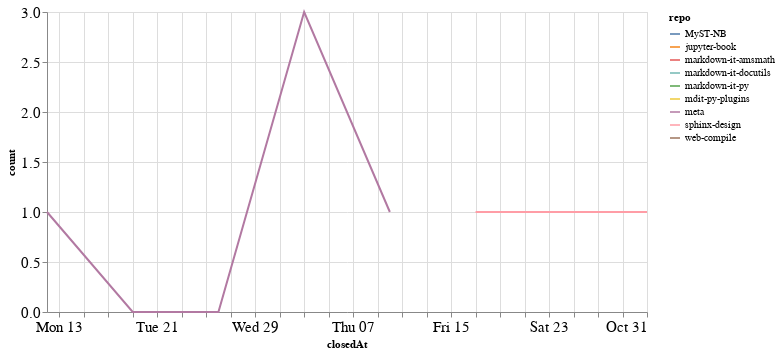

Source (notebook cell):
### Code cell
closed_by_time = closed_by.groupby('repo').resample('W', on='closedAt').count()['author'].reset_index()
closed_by_time = closed_by_time.rename(columns={'author': 'count'})

alt.Chart(closed_by_time, width=600).mark_line().encode(
    x='closedAt',
    y='count',
    color='repo',
    tooltip="repo"
)

### Figure 1 — Vega-Lite specification as saved in the notebook (floating-point values rounded to 4 significant figures)
{"config": {"axisLeft": {"labelFontSize": 15}, "axisBottom": {"labelFontSize": 15}}, "data": {"name": "data-e6b6fe2331ed7f5bb789699b4b393bfc"}, "mark": "line", "encoding": {"color": {"type": "nominal", "field": "repo"}, "tooltip": {"type": "nominal", "field": "repo"}, "x": {"type": "temporal", "field": "closedAt"}, "y": {"type": "quantitative", "field": "count"}}, "width": 600, "$schema": "https://vega.github.io/schema/vega-lite/v4.8.1.json", "datasets": {"data-e6b6fe2331ed7f5bb789699b4b393bfc": [{"repo": "MyST-NB", "closedAt": "2021-10-03T00:00:00", "count": 2}, {"repo": "jupyter-book", "closedAt": "2021-10-10T00:00:00", "count": 1}, {"repo": "markdown-it-amsmath", "closedAt": "2021-09-12T00:00:00", "count": 2}, {"repo": "markdown-it-docutils", "closedAt": "2021-09-12T00:00:00", "count": 1}, {"repo": "markdown-it-py", "closedAt": "2021-09-12T00:00:00", "count": 1}, {"repo": "mdit-py-plugins", "closedAt": "2021-09-12T00:00:00", "count": 1}, {"repo": "meta", "closedAt": "2021-09-12T00:00:00", "count": 1}, {"repo": "meta", "closedAt": "2021-09-19T00:00:00", "count": 0}, {"repo": "meta", "closedAt": "2021-09-26T00:00:00", "count": 0}, {"repo": "meta", "closedAt": "2021-10-03T00:00:00", "count": 3}, {"repo": "meta", "closedAt": "2021-10-10T00:00:00", "count": 1}, {"repo": "sphinx-design", "closedAt": "2021-10-17T00:00:00", "count": 1}, {"repo": "sphinx-design", "closedAt": "2021-10-24T00:00:00", "count": 1}, {"repo": "sphinx-design", "closedAt": "2021-10-31T00:00:00", "count": 1}, {"repo": "web-compile", "closedAt": "2021-09-26T00:00:00", "count": 2}]}}
